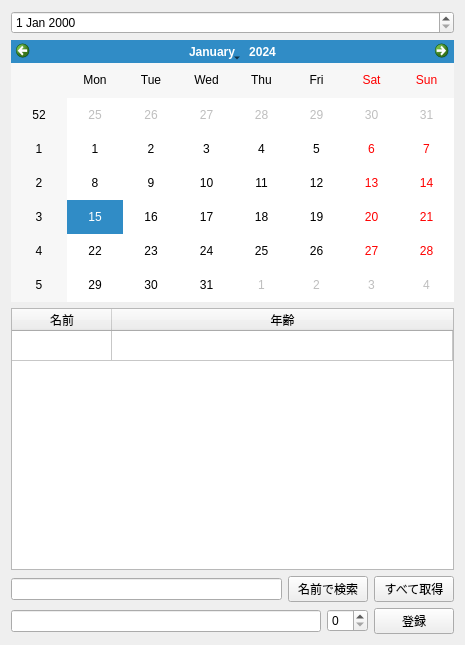
<?xml version="1.0" encoding="UTF-8"?>
<ui version="4.0">
 <class>UserManager</class>
 <widget class="QWidget" name="UserManager">
  <property name="geometry">
   <rect>
    <x>0</x>
    <y>0</y>
    <width>465</width>
    <height>645</height>
   </rect>
  </property>
  <property name="windowTitle">
   <string>ユーザー管理システム</string>
  </property>
  <layout class="QVBoxLayout" name="verticalLayout">
   <item>
    <widget class="QDateEdit" name="dateEdit"/>
   </item>
   <item>
    <widget class="QCalendarWidget" name="calendarWidget"/>
   </item>
   <item>
    <widget class="QTableWidget" name="tableWidget_userList">
     <attribute name="horizontalHeaderCascadingSectionResizes">
      <bool>false</bool>
     </attribute>
     <attribute name="horizontalHeaderMinimumSectionSize">
      <number>24</number>
     </attribute>
     <attribute name="horizontalHeaderStretchLastSection">
      <bool>true</bool>
     </attribute>
     <attribute name="verticalHeaderVisible">
      <bool>false</bool>
     </attribute>
     <row>
      <property name="text">
       <string>1</string>
      </property>
     </row>
     <column>
      <property name="text">
       <string>名前</string>
      </property>
     </column>
     <column>
      <property name="text">
       <string>年齢</string>
      </property>
     </column>
    </widget>
   </item>
   <item>
    <layout class="QHBoxLayout" name="_horizontalLayout">
     <item>
      <widget class="QLineEdit" name="lineEdit_userName"/>
     </item>
     <item>
      <widget class="QPushButton" name="pushButton_searchByUserName">
       <property name="text">
        <string>名前で検索</string>
       </property>
      </widget>
     </item>
     <item>
      <widget class="QPushButton" name="pushButton_getAllUsers">
       <property name="text">
        <string>すべて取得</string>
       </property>
      </widget>
     </item>
    </layout>
   </item>
   <item>
    <layout class="QHBoxLayout" name="horizontalLayout">
     <item>
      <widget class="QLineEdit" name="lineEdit_newUserName"/>
     </item>
     <item>
      <widget class="QSpinBox" name="spinBox_age"/>
     </item>
     <item>
      <widget class="QPushButton" name="pushButton_addUser">
       <property name="text">
        <string>登録</string>
       </property>
      </widget>
     </item>
    </layout>
   </item>
  </layout>
 </widget>
 <resources/>
 <connections/>
</ui>
